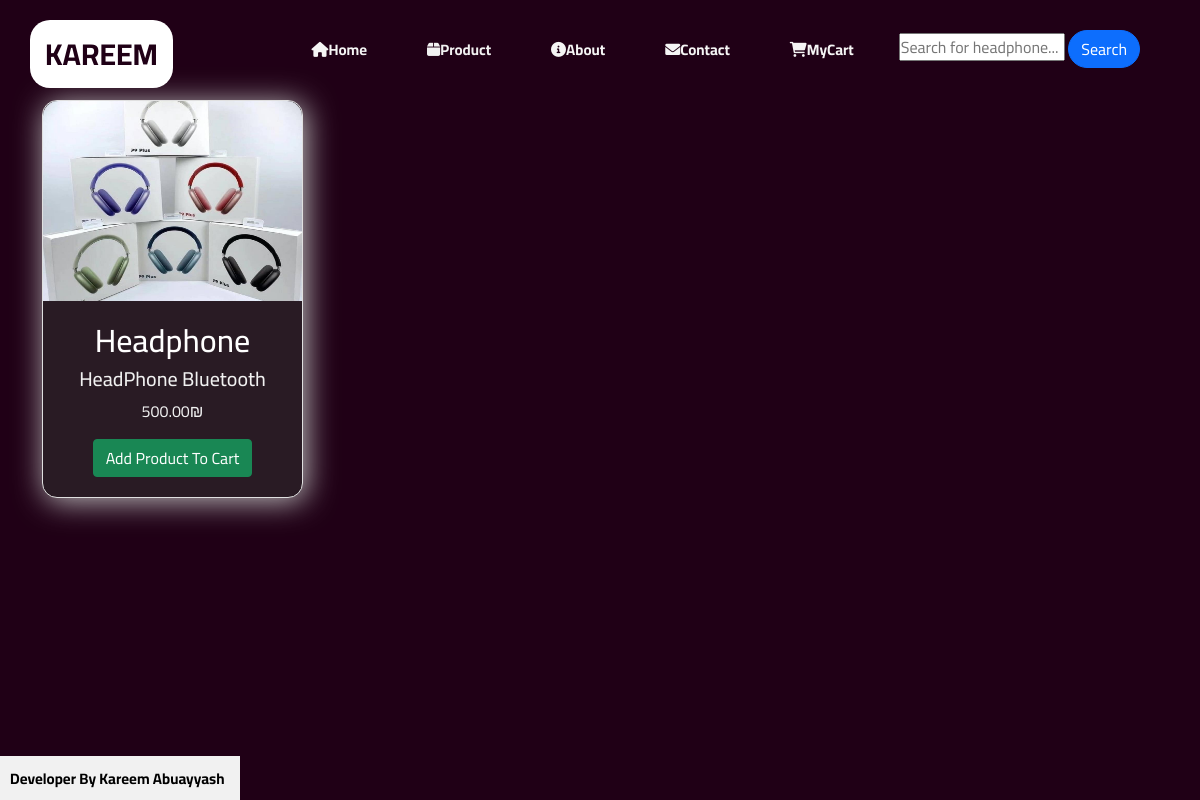
The page /headphone.php on the database its author committed.
### tables this page shows
CREATE TABLE `headphone` (
  `id` int(11) NOT NULL,
  `name` varchar(255) NOT NULL,
  `des` text NOT NULL,
  `price` decimal(10,2) NOT NULL,
  `image` varchar(255) NOT NULL,
  `created_at` timestamp NOT NULL DEFAULT current_timestamp()
);

### headphone.php (the view, shortened to what this page needs)
<!DOCTYPE html>
<html lang="en">
<head>
<link href="https://cdn.jsdelivr.net/npm/bootstrap@5.1.3/dist/css/bootstrap.min.css" rel="stylesheet">
    <link rel="stylesheet" href="ww.css">
    <link rel="stylesheet" href="https://cdnjs.cloudflare.com/ajax/libs/font-awesome/6.0.0-beta3/css/all.min.css">
</head>
<header>
    <h2><a href="home.php" class="logo">Kareem</a></h2>
    <ul>
        <li><a href="home.php"><i class="fa-solid fa-house"></i>Home</a></li>
        <li><a><i class="fas fa-box"></i>Product</a>
        </li>
        <li><a href="home.php#about-section"><i class="fas fa-info-circle"></i>About</a></li>
        <li><a href="#"><i class="fas fa-envelope"></i>Contact</a></li>
        <li><a class="" href="cart.php"><i class="fa-solid fa-cart-shopping"></i>MyCart</a></li>
        <li>
            <form method="GET" action="headphone.php">
                <input type="text" name="search" placeholder="Search for headphone...">
                <button type="submit" class="btn btn-primary">Search</button>
            </form>
        </li>
    </ul>
</header>
<body>
<div class="container">
    <div class="row">
        <?php
        include('config.php');
        $search_query = "";
        $result = mysqli_query($con, "SELECT * FROM headphone $search_query");
        while($row = mysqli_fetch_array($result)) {
            echo "
            <div class='col-lg-3 col-md-4 col-sm-6 mb-4'>
                <div class='card'>
                    <img src='{$row['image']}' class='card-img-top'>
                    <div class='card-body'>
                       <h2 class='card-title'>{$row['name']}</h2>
                        <h5 class='card-text'>{$row['des']}</h5>
                        <p class='card-text'>{$row['price']}₪</p>
                        <a href='val.php?id=$row[id]&category=headphone' class='btn btn-success'>Add Product To Cart</a>
                    </div>
                </div>
            </div>
            ";
        }
        ?>
    </div>
</div>
<footer>
            <a id="aa" class="navbar-brand" href="https://www.instagram.com/kareem_abuayyash/">Developer By Kareem Abuayyash</a>
        </footer>
</body>
</html>

### ww.css (style rules this page uses)
* { margin: 0; padding: 0; }
a { text-decoration: none; color: #fff; }
header { position: fixed; top: 0; left: 0; width: 95%; z-index: 100; display: flex; justify-content: space-between; align-items: center; margin: 30px; }
header .logo { font-size: 30px; text-transform: uppercase; }
header ul { display: flex; justify-content: center; align-items: center; list-style: none; }
header ul li { color: #f1f1f1; margin-right: 30px; }
header ul li a, .logo { padding: 6px 15px; border-radius: 20px; }
header ul li a:hover, .logo { background: #fff; color: #200016; }
footer { background-color: #f1f1f1; text-align: center; padding: 10px; position: fixed; left: 0; bottom: 0; width: 20%; }
.navbar-brand { color: black; font-size: 15px; }
body { background-color: #200016; font-family: "Cairo", sans-serif; }
.container { margin-top: 100px; }
.card { background-color: #291b24; color: #f1f1f1; border: 1px solid #e0e0e0; border-radius: 15px; box-shadow: 3px 3px 30px silver; transition: transform 0.3s, box-shadow 0.3s; }
.card img { width: 100%; height: 200px; border-top-left-radius: 15px; border-top-right-radius: 15px; }
.card-body { padding: 20px; text-align: center; }
.btn-primary { border-radius: 50px; }
h2 { color:white; }
a { text-decoration: none; font-size: 15px; color:whitesmoke; font-family: "Cairo", sans-serif; font-weight: bold; }

### rows shown on the page
headphone: image (picture), name "Headphone", des "HeadPhone Bluetooth", price "500.00"
